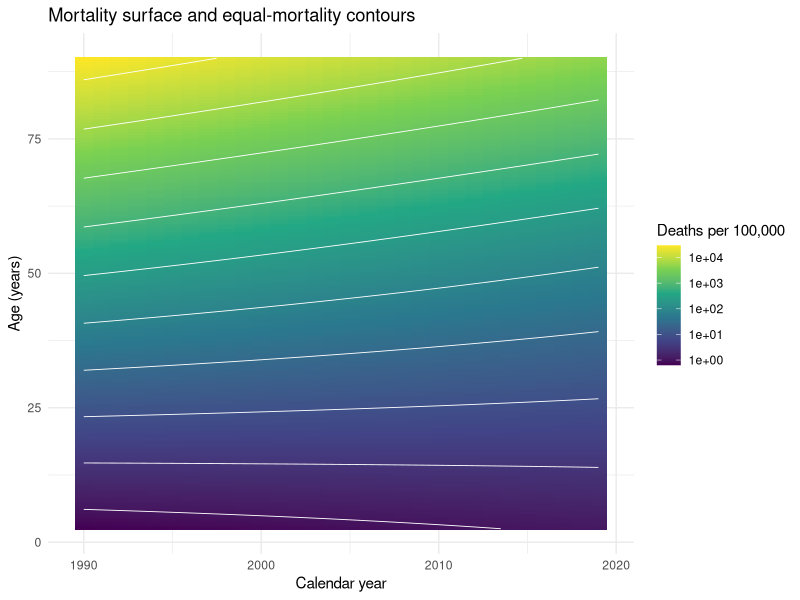
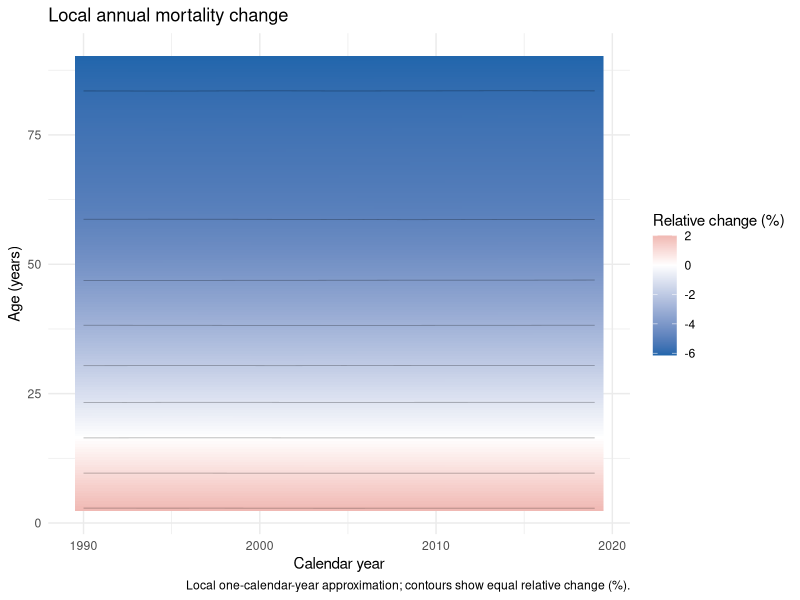
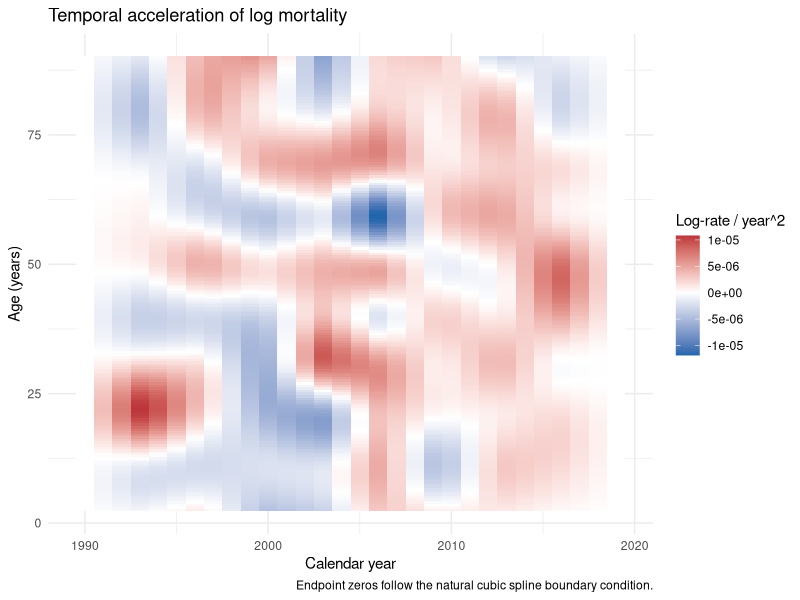
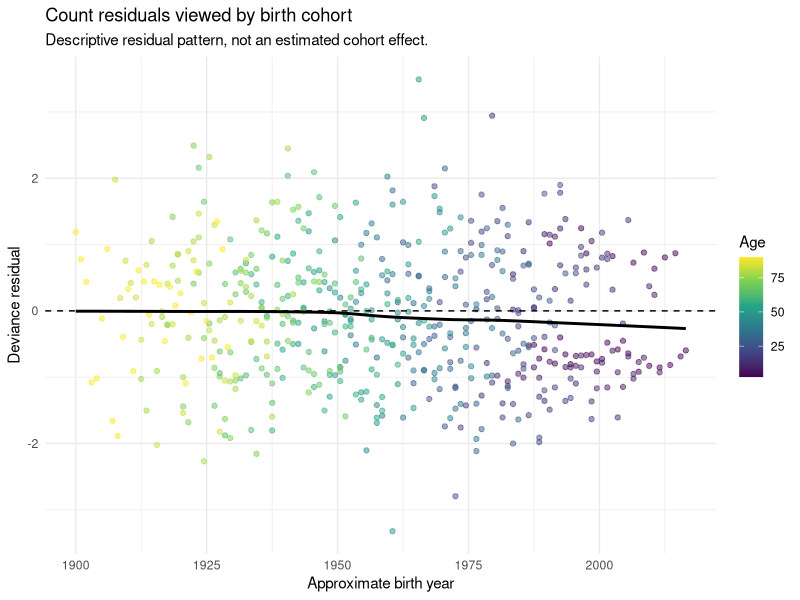
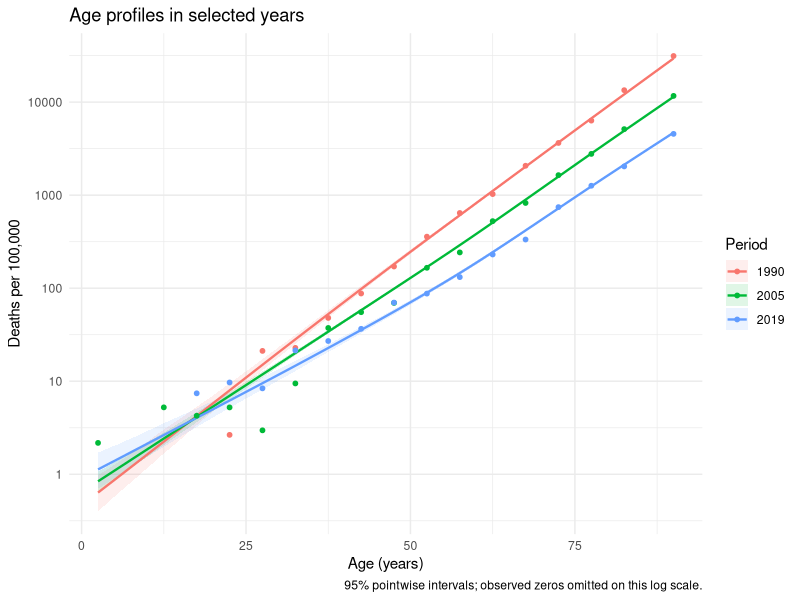
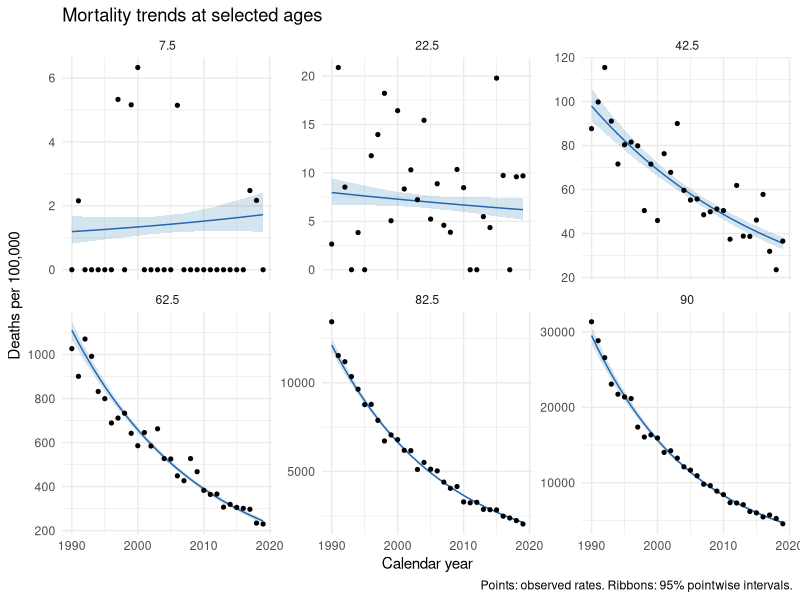
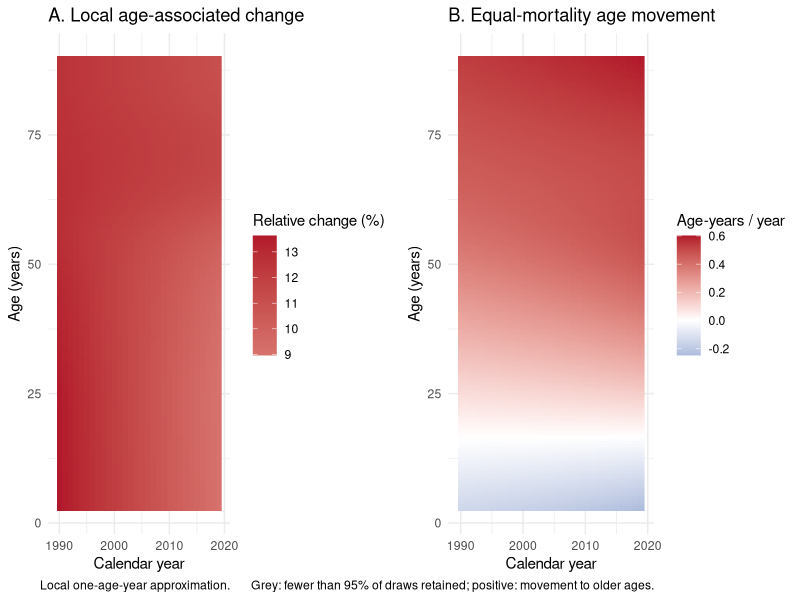

Recreate these plots in R, in order.
# ============================================================
# BLSD-S
# 在RStudio运行整段代码或 source("BLSD_Model_Analysis.R")。
# ============================================================

# 0. 环境准备（修改 M01：只保留实际使用的三个包）
# 首次使用：install.packages(c("mgcv", "ggplot2", "gridExtra"))
library(mgcv)
library(ggplot2)
library(gridExtra)
set.seed(123)
n_draws <- 1000                  # 修改 M04：相关系数抽样次数

# 1. 数据模拟（保留 M02：原版 L18—53，公式与随机数顺序不变）
years <- 1990:2019
age_starts <- seq(0, 85, by = 5)
age_groups <- paste0(age_starts, "-", age_starts + 4)
age_groups[length(age_groups)] <- "85+"
data <- expand.grid(Year = years, Age_Group = age_groups)
age_mids <- c(seq(2.5, 82.5, by = 5), 90) # 90仅沿用原模拟的85+代表值
data$Age_Mid <- rep(age_mids, each = length(years))
data$Pop <- round(runif(nrow(data), 10000, 50000) *
                    (1 + (data$Age_Mid / 100)^2))
true_rate <- function(age, year) {
  time_idx <- year - 1990
  base_risk <- -12 + 0.12 * age
  time_trend <- -0.02 * time_idx
  interaction <- 0.0005 * age * time_idx
  noise <- rnorm(length(age), 0, 0.05)
  young_rebound <- ifelse(age < 50 & year > 2010, 0.05 * (year - 2010), 0)
  exp(base_risk + time_trend - interaction + young_rebound + noise)
}
data$Rate_True <- true_rate(data$Age_Mid, data$Year)
data$Deaths <- rpois(nrow(data), data$Pop * data$Rate_True)
data$Mortality_Rate <- data$Deaths / data$Pop * 100000

# 2. 曲面拟合（修改 M03：原版 L66—68，准Poisson改负二项，采用REML）
# 二维样条和人口偏置项保留；这是建模选择，不自动保证优于原版。
model_blsd <- gam(
  Deaths ~ te(Age_Mid, Year, k = c(10, 10), bs = c("cr", "cr")) +
    offset(log(Pop)),
  family = nb(link = "log"), method = "REML", data = data
)
summary(model_blsd)

# 修改 M04：抽取相关系数并传播到曲面和动态量，不只画点估计。
# 优先用Vc，否则Vp；这是经验贝叶斯高斯近似。
set.seed(123)
V <- if (!is.null(model_blsd$Vc)) model_blsd$Vc else model_blsd$Vp
ev <- eigen((V + t(V)) / 2, symmetric = TRUE)
z <- matrix(rnorm(length(coef(model_blsd)) * n_draws),
            nrow = length(coef(model_blsd)))
beta_draws <- sweep(ev$vectors %*% (sqrt(pmax(ev$values, 0)) * z),
                    1, coef(model_blsd), "+")
rm(z)

# 3. 指标与绘图
# 修改 M05：原版 L77—83延伸到92.5岁；现只预测观测年龄/时期范围。
# Pop=1的预测矩阵给出每人对数率；用均匀年龄网格简化绘图。
pred_grid <- expand.grid(Age_Mid = seq(2.5, 90, by = 0.5), Year = years)
pred_grid$Pop <- 1
X <- predict(model_blsd, newdata = pred_grid, type = "lpmatrix")
eta_draws <- X %*% beta_draws

# 修改 M06、M07：原版 L85—96的加速度直接diff展开向量，会跨年龄做差。
# 现按同点预测矩阵求导，只保留连续导数这一套。
design_at <- function(variable, delta) {
  nd <- pred_grid
  bounds <- range(pred_grid[[variable]])
  nd[[variable]] <- pmin(bounds[2], pmax(bounds[1], nd[[variable]] + delta))
  predict(model_blsd, newdata = nd, type = "lpmatrix")
}
derivative_design <- function(variable, order = 1, h = 0.01) {
  xp <- design_at(variable, h)
  xm <- design_at(variable, -h)
  edge_low <- pred_grid[[variable]] == min(pred_grid[[variable]])
  edge_high <- pred_grid[[variable]] == max(pred_grid[[variable]])
  if (order == 2) {
    out <- (xp - 2 * X + xm) / h^2
    # 自然三次样条端点二阶导数为结构性零，不是数据证明无加速度。
    out[edge_low | edge_high, ] <- 0
  } else {
    out <- (xp - xm) / (2 * h)
    out[edge_low, ] <- (-3 * X + 4 * xp - design_at(variable, 2 * h))[edge_low, ] / (2 * h)
    out[edge_high, ] <- (3 * X - 4 * xm + design_at(variable, -2 * h))[edge_high, ] / (2 * h)
  }
  out
}
velocity_draws <- derivative_design("Year") %*% beta_draws
acceleration_draws <- derivative_design("Year", order = 2) %*% beta_draws
age_gradient_draws <- derivative_design("Age_Mid") %*% beta_draws

# 必要的汇总：均值与95%逐点区间；小分母产生的缺失保留为NA。
summarise_draws <- function(draws) {
  draws[!is.finite(draws)] <- NA_real_
  values <- t(apply(draws, 1, function(x) {
    if (all(is.na(x))) return(c(NA_real_, NA_real_, NA_real_))
    c(mean(x, na.rm = TRUE), quantile(x, c(0.025, 0.975),
                                    na.rm = TRUE, names = FALSE))
  }))
  data.frame(pred_grid[c("Age_Mid", "Year")],
             Value = values[, 1], Lower = values[, 2], Upper = values[, 3])
}
surface <- summarise_draws(exp(eta_draws) * 100000)
acceleration <- summarise_draws(acceleration_draws)
# 修改 M09：每次抽样先换算，再汇总；百分比为局部一年/一岁近似。
velocity_percent <- summarise_draws(100 * expm1(velocity_draws))
age_percent <- summarise_draws(100 * expm1(age_gradient_draws))
# 修改 M10：原版只有等率线；新增移动速度，单位岁/年，不是等效年龄值。
# 小分母会产生不稳定比值，这个必要的处理保留。
iso_draws <- -velocity_draws / age_gradient_draws
iso_draws[abs(age_gradient_draws) < 0.005 | !is.finite(iso_draws)] <- NA_real_
iso <- summarise_draws(iso_draws)
iso$Retained <- rowMeans(is.finite(iso_draws))
iso$Value[iso$Retained < 0.95] <- NA_real_

# 共用绘图样式；颜色表示均值，不代表显著性。
theme_set(theme_minimal(base_size = 11))
field_plot <- function(frame, title, legend) {
  ggplot(frame, aes(Year, Age_Mid, fill = Value)) +
    geom_raster() +
    scale_fill_gradient2(low = "#2166AC", mid = "white", high = "#B2182B",
                         midpoint = 0, na.value = "grey75", name = legend) +
    labs(title = title, x = "Calendar year", y = "Age (years)")
}

# 图1：原版 L101—109曲面与等率线；删除“生理衰老推迟”的解释。
# 用ggplot2原生等高线减少依赖，图例明确每10万人死亡率。
p1 <- ggplot(surface, aes(Year, Age_Mid)) +
  geom_raster(aes(fill = Value)) +
  geom_contour(aes(z = log(Value)), bins = 12, colour = "white", linewidth = 0.3) +
  scale_fill_viridis_c(trans = "log10", name = "Deaths per 100,000") +
  labs(title = "Mortality surface and equal-mortality contours",
       x = "Calendar year", y = "Age (years)")

# 图2：原版 L115—123实际是一阶速度；现换算为百分比（M06、M09）。
# 保留原版等高线：线与颜色都表示相同的局部年度变化百分比。
p2 <- field_plot(velocity_percent, "Local annual mortality change",
                 "Relative change (%)") +
  geom_contour(aes(x = Year, y = Age_Mid, z = Value), inherit.aes = FALSE,
               bins = 10, colour = "black", linewidth = 0.25, alpha = 0.35) +
  labs(caption = "Local one-calendar-year approximation; contours show equal relative change (%).")

# 图3：新增真正的二阶时间导数，保持对数率/年²单位（M06）。
p3 <- field_plot(acceleration, "Temporal acceleration of log mortality",
                 "Log-rate / year^2") +
  labs(caption = "Endpoint zeros follow the natural cubic spline boundary condition.")

# 图4：保留原版 L128—139队列残差图，仅作计数诊断（M11）。
data$Resid <- residuals(model_blsd, type = "deviance")
data$Cohort <- data$Year - data$Age_Mid
p4 <- ggplot(data, aes(Cohort, Resid)) +
  geom_point(aes(colour = Age_Mid), alpha = 0.5) +
  geom_smooth(method = "loess", formula = y ~ x, se = FALSE, colour = "black") +
  geom_hline(yintercept = 0, linetype = "dashed") +
  scale_colour_viridis_c(name = "Age") +
  labs(title = "Count residuals viewed by birth cohort",
       subtitle = "Descriptive residual pattern, not an estimated cohort effect.",
       x = "Approximate birth year", y = "Deviance residual")

# 图5：原版 L146的round(Year)会混入邻年；改为准确选择年份（M12）。
profiles <- subset(surface, Year %in% c(1990, 2005, 2019))
profiles$Period <- factor(profiles$Year)
observed_profiles <- subset(data, Year %in% c(1990, 2005, 2019) & Mortality_Rate > 0)
observed_profiles$Period <- factor(observed_profiles$Year)
p5 <- ggplot(profiles, aes(Age_Mid, Value, colour = Period, fill = Period)) +
  geom_ribbon(aes(ymin = Lower, ymax = Upper), alpha = 0.12, colour = NA) +
  geom_line(linewidth = 0.8) +
  geom_point(data = observed_profiles, aes(y = Mortality_Rate), size = 1.3) +
  scale_y_log10() +
  labs(title = "Age profiles in selected years", x = "Age (years)",
       y = "Deaths per 100,000", caption = "95% pointwise intervals; observed zeros omitted on this log scale.")

# 图6：选定观测年龄的时间趋势及区间（M13）。
trend_ages <- c(7.5, 22.5, 42.5, 62.5, 82.5, 90)
trends <- subset(surface, Age_Mid %in% trend_ages)
observed_trends <- subset(data, Age_Mid %in% trend_ages)
p6 <- ggplot(trends, aes(Year, Value)) +
  geom_ribbon(aes(ymin = Lower, ymax = Upper), fill = "#2C7FB8", alpha = 0.2) +
  geom_line(colour = "#2166AC") +
  geom_point(data = observed_trends, aes(y = Mortality_Rate), size = 1.1) +
  facet_wrap(~Age_Mid, scales = "free_y", ncol = 3) +
  labs(title = "Mortality trends at selected ages", x = "Calendar year",
       y = "Deaths per 100,000", caption = "Points: observed rates. Ribbons: 95% pointwise intervals.")

# 图7：年龄梯度换成百分比，并展示等死亡率移动速度（M07、M09、M10）。
p7_age <- field_plot(age_percent, "A. Local age-associated change",
                     "Relative change (%)") +
  labs(caption = "Local one-age-year approximation.")
p7_iso <- field_plot(iso, "B. Equal-mortality age movement",
                     "Age-years / year") +
  labs(caption = "Grey: fewer than 95% of draws retained; positive: movement to older ages.")

# 4. 在RStudio中显示，与原版一样不保存图片、表格或模型文件。
# 前六张图进入Plots历史，图7左右并列；点击上一张/下一张查看。
for (p in list(p1, p2, p3, p4, p5, p6)) print(p)
grid.arrange(p7_age, p7_iso, ncol = 2)
